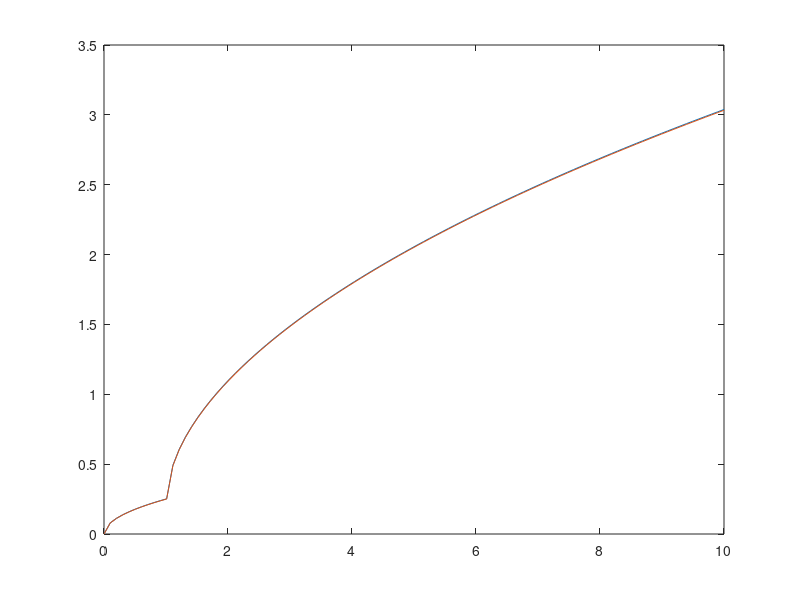

Here is the MATLAB script that generated this plot:

clear all, clc
format long
Q = -0.76375; %MeV
conv = 931.4936148; % uma -> Mev

m_n = 1.008664916;
m_p = 1.007276466621;
B_3He = 2.572680;  %MeV per nucleone
B_3H = 2.827265 ; %idem

m_y = (2*m_p + (1)*m_n) - B_3He*3/conv;
my = m_y*conv;
ma = m_p*conv;
mb = m_n*conv;


% num_1 = @(x,t) sqrt(m_a*m_b.*x)*cos(t);
% num_2 = @(x,t) m_y*Q + (m_y - m_a).*x;
% num_3 = @(x,t) x.*m_a*m_b.*( cos(t) ).^2 + (m_y + m_b)*num_2(x,t);
% num_fin = @(x,t) num_1(x,t) - sqrt(num_3(x,t));
% den_fin = m_y + m_b;
% formula = @(x,t) num_fin(x,t)/den_fin;
% form_fin = @(x,t) power(formula(x,t),2);

%formula = @(x)  ( sqrt(ma*mb.*x) + sqrt( ma*mb.*x + (my+mb)*(my*Q + (my-ma).*x) ) )/(my+mb) 
formula = @(x,t)  ( sqrt(ma*mb.*x)*cos(t) + sqrt( ma*mb.*x.*(cos(t)).^2 + (my+mb)*(my*Q + (my-ma).*x) ) )/(my+mb) 

xx = linspace(0,10,100); 
plot( xx,formula(xx,0),xx,formula(xx,0.1) );